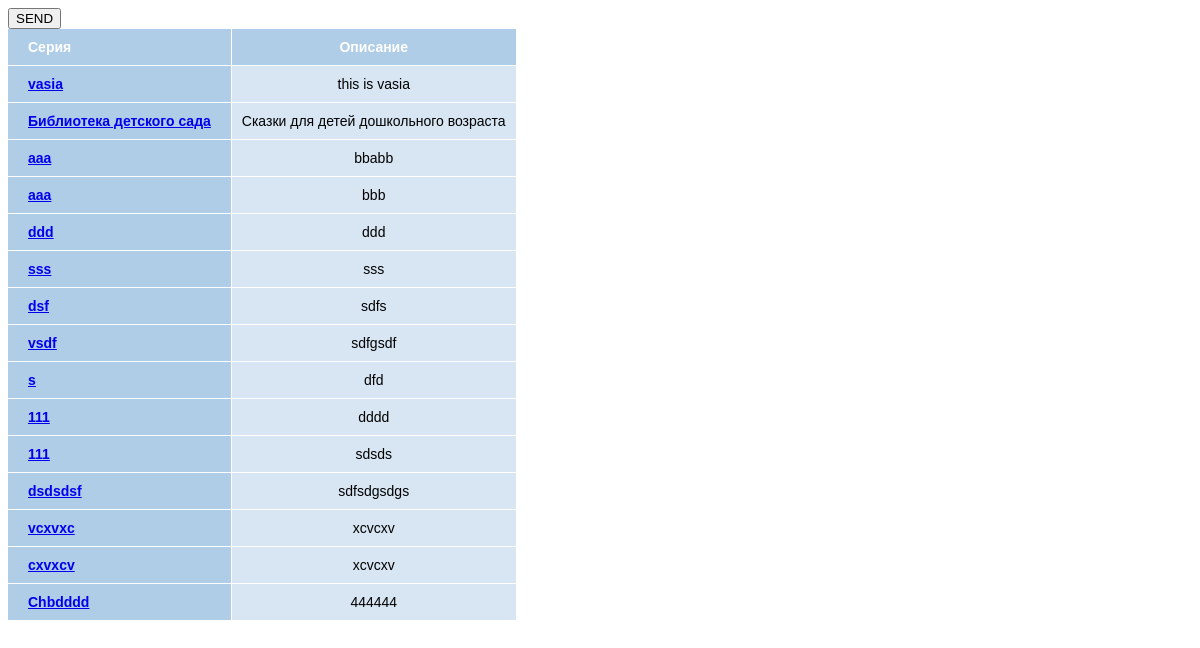
Screenshot of /data/data/series/ (signed in) with the database file from the repository.
### data/models.py (models this page shows, shortened)
class Series(models.Model):
    active = models.BooleanField("Активный", default=True)
    name = models.CharField("Название", null=False, blank=False, max_length=30)
    description = models.TextField("Описание", null=True, blank=True)
    class Meta:
        verbose_name = 'Серия'
        verbose_name_plural = 'Серии'

### data/views.py (the view)
# urls.py: path('data/series/', SeriesView.as_view(), name='series-list-view'),
class SeriesView(PermissionRequiredMixin, ListView):
    model = Series
    permission_required = 'books.edit-content'
    def get_queryset(self):
        qs = super().get_queryset()
        search = self.request.GET.get("search", 0)
        if search != 0:
            return qs.filter(name__icontains=search)
        return qs
    def get_context_data(self, **kwargs):
        context = super().get_context_data(**kwargs)
        f = SearchForm()
        context["book_id"] = self.kwargs.get("pk")
        return context

### templates/data/Series_List.html (shortened to what this page needs)
<!DOCTYPE html>
<html lang="en">
<head>
</head>
<body>
    <table cellpadding="10px">
            <form action="" method="get">
                    {{form}} <button type="submit">SEND</button>
            </form>
        <tr>
            <th>Серия</th>
            <th>Описание</th>
        </tr>
    {% for object in object_list %}
        <tr>
            <th><a href="{% url 'series-detail-view' object.pk %}"> {{ object.name }} </a></th>
            <td>{{ object.description }}</td>
        </tr>
    {% endfor %}
    </table>
</body>
</html>

### templates/data/Series_List.html (style rules this page uses)
table { font-family: "Lucida Sans Unicode", "Lucida Grande", Sans-Serif; font-size: 14px; border-collapse: collapse; text-align: center; }
th, td:first-child { background: #AFCDE7; color: white; padding: 10px 20px; }
th, td { border-style: solid; border-width: 0 1px 1px 0; border-color: white; }
td { background: #D8E6F3; }
th:first-child, td:first-child { text-align: left; }

### rows the page displays
Series: name "vasia", description "this is vasia"
Series: name "Библиотека детского сада", description "Сказки для детей дошкольного возраста"
Series: name "aaa", description "bbabb"
Series: name "aaa", description "bbb"
Series: name "ddd", description "ddd"
Series: name "sss", description "sss"
Series: name "dsf", description "sdfs"
Series: name "vsdf", description "sdfgsdf"
Series: name "s", description "dfd"
Series: name "111", description "dddd"
Series: name "111", description "sdsds"
Series: name "dsdsdsf", description "sdfsdgsdgs"
Series: name "vcxvxc", description "xcvcxv"
Series: name "cxvxcv", description "xcvcxv"
Series: name "Chbdddd", description "444444"
